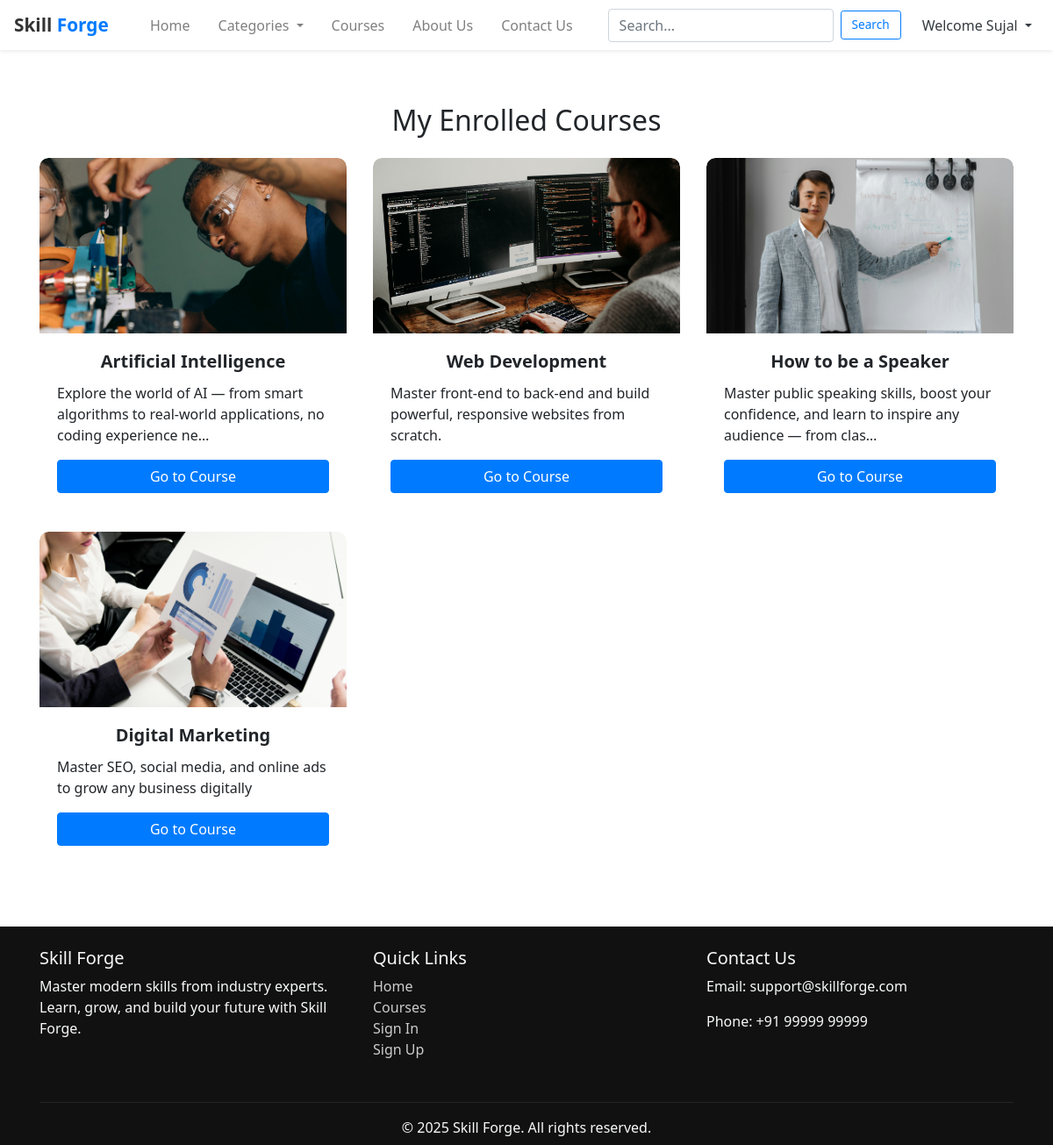
/enrolled_courses/ (signed in), run on the app's committed database.
### core/models.py (models this page shows, shortened)
class User(AbstractUser):
    pass

class Enrollment(models.Model):
    student = models.ForeignKey(User, on_delete=models.CASCADE)
    course = models.ForeignKey(Course, on_delete=models.CASCADE)
    enrolled_on = models.DateTimeField(auto_now_add=True)

class Course(models.Model):
    title = models.CharField(max_length=200)
    description = models.TextField()
    category = models.ForeignKey(Category, on_delete=models.CASCADE)
    image = models.ImageField(upload_to='course_images/', null=True, blank=True)
    price = models.DecimalField(max_digits=6, decimal_places=2)
    is_published = models.BooleanField(default=False)
    created_at = models.DateTimeField(auto_now_add=True)

### core/views.py (the view)
# urls.py: path('enrolled_courses/', views.enrolled_courses, name='enrolled_courses'),
@login_required
def enrolled_courses(request):
    enrollments = Enrollment.objects.filter(student=request.user)
    return render(request, 'enrolled_courses.html', {'enrollments': enrollments})

### core/templates/enrolled_courses.html (shortened to what this page needs)
{% extends "base.html" %}
{% block content %}
{% load static %}
<div class="container my-5">
  <h2 class="mb-4 text-center">My Enrolled Courses</h2>
  <div class="row">
    {% for enrollment in enrollments %}
    <div class="col-md-4 mb-4">
      <div class="card h-100">
        {% if enrollment.course.image %}
        <img src="{{ enrollment.course.image.url }}" class="card-img-top" alt="{{ enrollment.course.title }}">
        {% endif %}
        <div class="card-body d-flex flex-column">
          <h5 class="card-title">{{ enrollment.course.title }}</h5>
          <p class="card-text">{{ enrollment.course.description|truncatechars:100 }}</p>
          <a href="{% url 'course_content' enrollment.course.id %}" class="btn btn-primary mt-auto">Go to Course</a>
        </div>
      </div>
    </div>
    {% empty %}
    <p class="text-center">You have not enrolled in any courses yet.</p>
    {% endfor %}
  </div>
</div>
{% endblock %}

### core/templates/base.html (shortened to what this page needs)
{% load static %}
<!DOCTYPE html>
<html lang="en">
<head>
  <link rel="stylesheet" href="https://stackpath.bootstrapcdn.com/bootstrap/4.5.2/css/bootstrap.min.css">
  <link rel="stylesheet" href="https://cdnjs.cloudflare.com/ajax/libs/font-awesome/5.15.4/css/all.min.css">
</head>
<body>
  <nav class="navbar navbar-expand-lg navbar-light bg-white shadow-sm fixed-top">
      <a class="navbar-brand d-flex align-items-center" href="{% url 'index' %}">
        <span>Skill <span style="color:#007bff;">Forge</span></span>
      </a>
      <div class="collapse navbar-collapse" id="navbarNav">
        <ul class="navbar-nav ml-auto">
          <li class="nav-item mx-2">
            <a class="nav-link" href="{% url 'index' %}">Home</a>
          </li>
          <li class="nav-item dropdown mx-2">
            <a class="nav-link dropdown-toggle" href="#" id="categoryDropdown" role="button" data-toggle="dropdown">
              Categories
            </a>
           </li>
          <li class="nav-item mx-2">
            <a class="nav-link" href="{% url 'course_detail' 1 %}">Courses</a>
          </li>
          <li class="nav-item mx-2">
            <a class="nav-link" href="{% url 'aboutUs'  %}">About Us</a>
          </li>
          <li class="nav-item mx-2">
            <a class="nav-link" href="{% url 'contactUs'  %}">Contact Us</a>
          </li>
        </ul>
        <form class="form-inline mx-2" method="get" action="{% url 'search_results' %}">
          <input class="form-control mr-sm-2" type="search" name="q" placeholder="Search..." required>
          <button class="btn btn-outline-primary btn-sm" type="submit">Search</button>
        </form>
        {% if user.is_authenticated %}
  <ul class="navbar-nav ml-2">
    <li class="nav-item dropdown">
      <a class="nav-link dropdown-toggle text-dark" href="#" id="userDropdown" role="button" data-toggle="dropdown">
        Welcome {{ user.username }}
      </a>
    </li>
  </ul>
{% endif %}
      </div>
  </nav>
    {% block content %}
    {% endblock %}
  <footer class="text-light pt-4 pb-2 mt-5">
    <div class="container">
      <div class="row">
        <div class="col-md-4 mb-3">
          <h5>Skill Forge</h5>
          <p>Master modern skills from industry experts. Learn, grow, and build your future with Skill Forge.</p>
        </div>
        <div class="col-md-4 mb-3">
          <h5>Quick Links</h5>
          <ul class="list-unstyled">
            <li><a href="{% url 'index' %}">Home</a></li>
            <li><a href="{% url 'course_detail' 1 %}">Courses</a></li>
            <li><a href="{% url 'signin' %}">Sign In</a></li>
            <li><a href="{% url 'signup' %}">Sign Up</a></li>
          </ul>
        </div>
        <div class="col-md-4 mb-3">
          <h5>Contact Us</h5>
          <p>Email: support@skillforge.com</p>
          <p>Phone: +91 99999 99999</p>
        </div>
      </div>
      <hr style="background-color: rgba(255,255,255,0.1);">
      <div class="text-center">
        <p class="mb-0">&copy; 2025 Skill Forge. All rights reserved.</p>
      </div>
    </div>
  </footer>
</body>
</html>

### core/templates/base.html (style rules this page uses)
body { font-family: 'Segoe UI', Tahoma, Geneva, Verdana, sans-serif; padding-top: 70px; }
.navbar-brand span { font-weight: 600; font-size: 1.3rem; color: #333; }
.btn-sm { padding: 5px 12px; font-size: 0.85rem; }
footer { background-color: #111; }
footer a { color: #ccc; text-decoration: none; }

### core/templates/enrolled_courses.html (style rules this page uses)
.card { border: none; transition: transform 0.3s ease, box-shadow 0.3s ease; border-radius: 10px; overflow: hidden; }
.card-img-top { border-top-left-radius: 10px; border-top-right-radius: 10px; height: 200px; object-fit: cover; }
.card-title { text-align: center; font-weight: 600; }

### data on the page
User: username "Sujal"
Enrollment: course.image (picture), course "Artificial Intelligence", course.description "Explore the world of AI — from smart algorithms to real-world applications, no coding experience ne…"
Enrollment: course.image (picture), course "Web Development", course.description "Master front-end to back-end and build powerful, responsive websites from scratch."
Enrollment: course.image (picture), course "How to be a Speaker", course.description "Master public speaking skills, boost your confidence, and learn to inspire any audience — from clas…"
Enrollment: course.image (picture), course "Digital Marketing", course.description "Master SEO, social media, and online ads to grow any business digitally"
